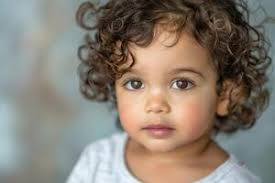
#> input picture K-means Clustering Algorithm/image4.jpeg, 275 x 183 px
$ python img-seg2.py
#> lines starting #> are read from the running program, lines starting #| are printed output that depends on the picture
import numpy as np
import cv2

def kmeans_clustering(data, k, max_iters=100):

    centroids = data[np.random.choice(data.shape[0], k, replace=False)]

    for _ in range(max_iters):

        distances = np.sqrt(((data - centroids[:, np.newaxis]) ** 2).sum(axis=2))
        cluster_assignments = np.argmin(distances, axis=0)


        new_centroids = []
        for i in range(k):
            cluster_points = data[cluster_assignments == i]
            if len(cluster_points) > 0:
                new_centroids.append(cluster_points.mean(axis=0))
            else:
                new_centroids.append(centroids[i])

        new_centroids = np.array(new_centroids)


        if np.allclose(centroids, new_centroids, atol=1e-4):
            break

        centroids = new_centroids

    return centroids, cluster_assignments

def find_optimal_clusters(data, max_k=10):
    max_k = min(max_k, len(data))
    wcss = []

    for k in range(2, max_k + 1):
        _, cluster_assignments = kmeans_clustering(data, k)
        wcss.append(np.sum(np.min(cluster_assignments, axis=0)))

    second_derivative = np.diff(wcss, 2)
    elbow_k = np.argmin(second_derivative) + 2

    return elbow_k

def segment_image(image_path, output_path):

#> called with image_path = 'image4.jpeg', output_path = 'segmented_image.jpeg'
    image = cv2.imread(image_path)
#> image is the input picture: shape (183, 275, 3); mean B, G, R 115, 126, 135.8
    image_rgb = cv2.cvtColor(image, cv2.COLOR_BGR2RGB)
    pixels = image_rgb.reshape(-1, 3).astype(np.float32)

    optimal_k = find_optimal_clusters(pixels, max_k=10)
#> in find_optimal_clusters, `max_k = min(max_k, len(data))`: max_k = 10
#> the loop in find_optimal_clusters, `for k in range(2, max_k + 1):` made 9 passes
#> after the loop in find_optimal_clusters, `for k in range(2, max_k + 1):`: wcss = [0, 0, 0, 0, 0, 0, 0, 0, 0]
#> in find_optimal_clusters, `second_derivative = np.diff(wcss, 2)`: second_derivative = [0, 0, 0, 0, 0, 0, 0]
#> in find_optimal_clusters, `elbow_k = np.argmin(second_derivative) + 2`: elbow_k = 2
#> optimal_k = 2

    centroids, cluster_assignments = kmeans_clustering(pixels, optimal_k)
#> centroids = [[76.84, 61.21, 47.97], [164.4, 157.6, 147.6]]

    segmented_pixels = np.array([centroids[label] for label in cluster_assignments], dtype=np.uint8)
    segmented_image = segmented_pixels.reshape(image_rgb.shape)
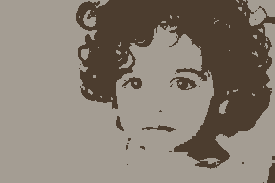
#> segmented_image: shape (183, 275, 3); mean R, G, B 135.2, 125.6, 114.3

    segmented_bgr = cv2.cvtColor(segmented_image, cv2.COLOR_RGB2BGR)
    cv2.imwrite(output_path, segmented_bgr)

    print(f"Segmented image saved as {output_path}")

if __name__ == "__main__":
    segment_image("image4.jpeg", "segmented_image.jpeg")

$ run again, with K-means Clustering Algorithm/image2.jpeg copied over K-means Clustering Algorithm/image4.jpeg
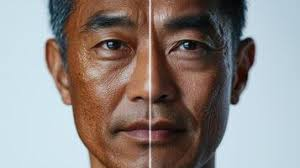
#> input picture K-means Clustering Algorithm/image2.jpeg, 300 x 168 px
#> in segment_image, image is the input picture: shape (168, 300, 3); mean B, G, R 133, 136, 144.2
#> max_k = 10
#> the loop in find_optimal_clusters, `for k in range(2, max_k + 1):` made 9 passes
#> after the loop in find_optimal_clusters, `for k in range(2, max_k + 1):`: wcss = [0, 0, 0, 0, 0, 0, 0, 0, 0]
#> second_derivative = [0, 0, 0, 0, 0, 0, 0]
#> elbow_k = 2
#> in segment_image, `centroids, cluster_assignments = kmeans_clustering(pixels, optimal_k)`: centroids = [[200.1, 215.9, 224.5], [98.85, 71.15, 58.73]]
#> in segment_image, `segmented_image = segmented_pixels.reshape(image_rgb.shape)`:
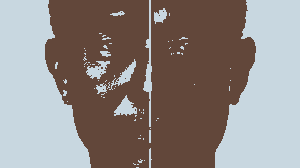
#> segmented_image: shape (168, 300, 3); mean R, G, B 143.7, 135.5, 132.3

$ run again, with K-means Clustering Algorithm/image5.jpeg copied over K-means Clustering Algorithm/image4.jpeg
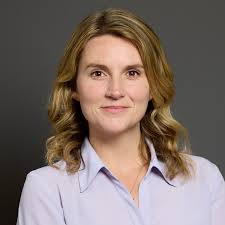
#> input picture K-means Clustering Algorithm/image5.jpeg, 225 x 225 px
#> in segment_image, image is the input picture: shape (225, 225, 3); mean B, G, R 104.3, 110.9, 125.6
#> max_k = 10
#> the loop in find_optimal_clusters, `for k in range(2, max_k + 1):` made 9 passes
#> after the loop in find_optimal_clusters, `for k in range(2, max_k + 1):`: wcss = [0, 0, 0, 0, 0, 0, 0, 0, 0]
#> second_derivative = [0, 0, 0, 0, 0, 0, 0]
#> elbow_k = 2
#> in segment_image, `centroids, cluster_assignments = kmeans_clustering(pixels, optimal_k)`: centroids = [[78.46, 67.74, 56.63], [211, 189.1, 190.7]]
#> in segment_image, `segmented_image = segmented_pixels.reshape(image_rgb.shape)`:
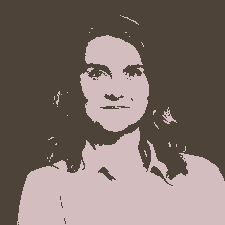
#> segmented_image: shape (225, 225, 3); mean R, G, B 125.3, 110.4, 103.7
